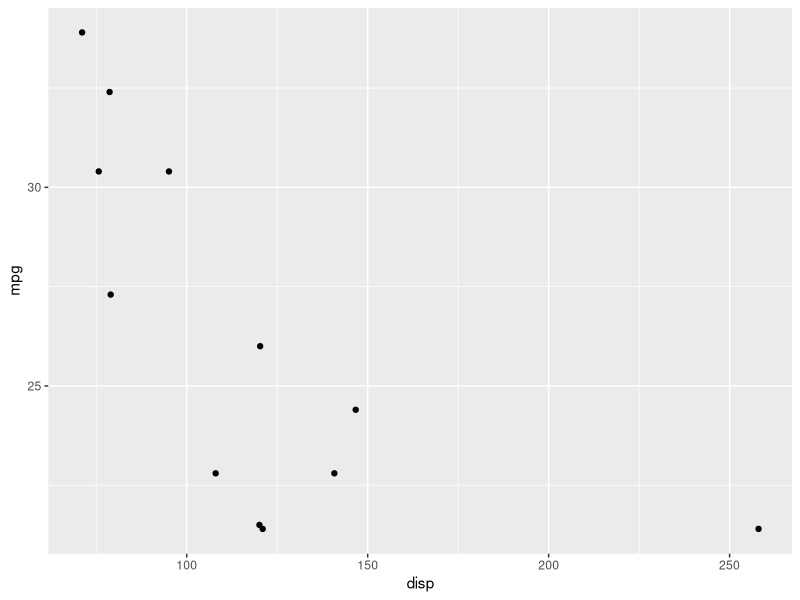

Reproduce this figure in R.
## ---- chunk 1
library(tidyverse)

# here is a filter example
mtcars %>%
  filter(mpg > 21)
## ---- chunk 2
mtcars %>%
  select(mpg, cyl, disp) %>%
  filter(mpg > 21)
## ---- chunk 3
mtcars %>%
  select(mpg, cyl, disp) %>%
  filter(mpg > 21) %>%
  ggplot(aes(disp, mpg)) +
  geom_point()
